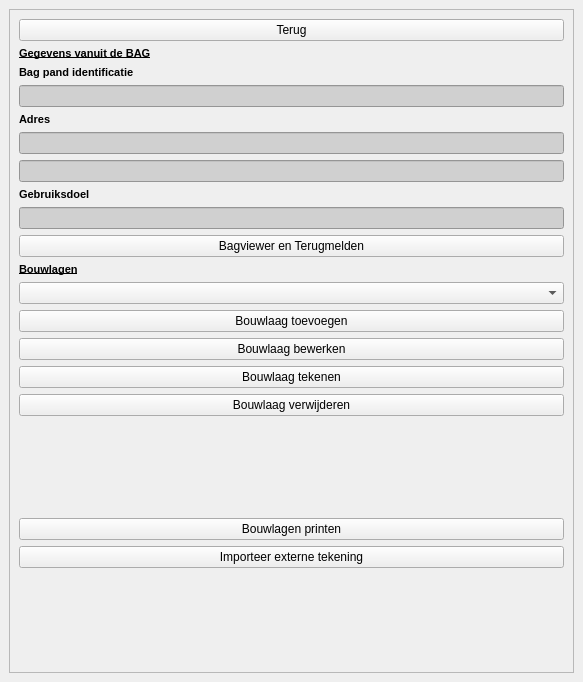
<?xml version="1.0" encoding="UTF-8"?>
<ui version="4.0">
 <class>Object</class>
 <widget class="QDockWidget" name="Object">
  <property name="geometry">
   <rect>
    <x>0</x>
    <y>0</y>
    <width>583</width>
    <height>682</height>
   </rect>
  </property>
  <property name="sizePolicy">
   <sizepolicy hsizetype="Preferred" vsizetype="Preferred">
    <horstretch>0</horstretch>
    <verstretch>0</verstretch>
   </sizepolicy>
  </property>
  <property name="minimumSize">
   <size>
    <width>109</width>
    <height>135</height>
   </size>
  </property>
  <property name="features">
   <set>QDockWidget::DockWidgetFloatable|QDockWidget::DockWidgetMovable</set>
  </property>
  <property name="windowTitle">
   <string>OIV Objecten</string>
  </property>
  <widget class="QWidget" name="dockWidgetContents">
   <layout class="QVBoxLayout" name="verticalLayout_2">
    <item>
     <widget class="QScrollArea" name="scrollArea">
      <property name="widgetResizable">
       <bool>true</bool>
      </property>
      <widget class="QWidget" name="scrollAreaWidgetContents">
       <property name="geometry">
        <rect>
         <x>0</x>
         <y>0</y>
         <width>563</width>
         <height>640</height>
        </rect>
       </property>
       <layout class="QVBoxLayout" name="verticalLayout_3">
        <item>
         <layout class="QVBoxLayout" name="verticalLayout">
          <item>
           <widget class="QPushButton" name="terug">
            <property name="text">
             <string>Terug</string>
            </property>
           </widget>
          </item>
          <item>
           <widget class="QLabel" name="label_12">
            <property name="sizePolicy">
             <sizepolicy hsizetype="Expanding" vsizetype="Fixed">
              <horstretch>0</horstretch>
              <verstretch>0</verstretch>
             </sizepolicy>
            </property>
            <property name="font">
             <font>
              <family>Arial</family>
              <pointsize>8</pointsize>
              <weight>75</weight>
              <bold>true</bold>
              <underline>true</underline>
              <strikeout>false</strikeout>
             </font>
            </property>
            <property name="text">
             <string>Gegevens vanuit de BAG</string>
            </property>
           </widget>
          </item>
          <item>
           <widget class="QLabel" name="label_8">
            <property name="sizePolicy">
             <sizepolicy hsizetype="Minimum" vsizetype="Fixed">
              <horstretch>0</horstretch>
              <verstretch>0</verstretch>
             </sizepolicy>
            </property>
            <property name="font">
             <font>
              <family>Arial</family>
              <pointsize>8</pointsize>
              <weight>75</weight>
              <bold>true</bold>
              <underline>false</underline>
              <strikeout>false</strikeout>
             </font>
            </property>
            <property name="text">
             <string>Bag pand identificatie</string>
            </property>
           </widget>
          </item>
          <item>
           <widget class="QLineEdit" name="pand_id">
            <property name="sizePolicy">
             <sizepolicy hsizetype="Minimum" vsizetype="Fixed">
              <horstretch>0</horstretch>
              <verstretch>0</verstretch>
             </sizepolicy>
            </property>
            <property name="acceptDrops">
             <bool>false</bool>
            </property>
            <property name="styleSheet">
             <string notr="true">background-color: rgb(208, 208, 208);
border-color: rgba(255, 255, 255, 0);</string>
            </property>
           </widget>
          </item>
          <item>
           <widget class="QLabel" name="label_9">
            <property name="sizePolicy">
             <sizepolicy hsizetype="Minimum" vsizetype="Fixed">
              <horstretch>0</horstretch>
              <verstretch>0</verstretch>
             </sizepolicy>
            </property>
            <property name="font">
             <font>
              <family>Arial</family>
              <pointsize>8</pointsize>
              <weight>75</weight>
              <bold>true</bold>
              <underline>false</underline>
              <strikeout>false</strikeout>
             </font>
            </property>
            <property name="text">
             <string>Adres</string>
            </property>
           </widget>
          </item>
          <item>
           <widget class="QLineEdit" name="adres_1">
            <property name="sizePolicy">
             <sizepolicy hsizetype="Minimum" vsizetype="Fixed">
              <horstretch>0</horstretch>
              <verstretch>0</verstretch>
             </sizepolicy>
            </property>
            <property name="acceptDrops">
             <bool>false</bool>
            </property>
            <property name="styleSheet">
             <string notr="true">background-color: rgb(208, 208, 208);
border-color: rgba(255, 255, 255, 0);</string>
            </property>
           </widget>
          </item>
          <item>
           <widget class="QLineEdit" name="adres_2">
            <property name="sizePolicy">
             <sizepolicy hsizetype="Minimum" vsizetype="Fixed">
              <horstretch>0</horstretch>
              <verstretch>0</verstretch>
             </sizepolicy>
            </property>
            <property name="acceptDrops">
             <bool>false</bool>
            </property>
            <property name="styleSheet">
             <string notr="true">background-color: rgb(208, 208, 208);
border-color: rgba(255, 255, 255, 0);</string>
            </property>
           </widget>
          </item>
          <item>
           <widget class="QLabel" name="label_10">
            <property name="sizePolicy">
             <sizepolicy hsizetype="Minimum" vsizetype="Fixed">
              <horstretch>0</horstretch>
              <verstretch>0</verstretch>
             </sizepolicy>
            </property>
            <property name="font">
             <font>
              <family>Arial</family>
              <pointsize>8</pointsize>
              <weight>75</weight>
              <bold>true</bold>
              <underline>false</underline>
              <strikeout>false</strikeout>
             </font>
            </property>
            <property name="text">
             <string>Gebruiksdoel</string>
            </property>
           </widget>
          </item>
          <item>
           <widget class="QLineEdit" name="gebruiksdoel">
            <property name="sizePolicy">
             <sizepolicy hsizetype="Minimum" vsizetype="Fixed">
              <horstretch>0</horstretch>
              <verstretch>0</verstretch>
             </sizepolicy>
            </property>
            <property name="acceptDrops">
             <bool>false</bool>
            </property>
            <property name="styleSheet">
             <string notr="true">background-color: rgb(208, 208, 208);
border-color: rgba(255, 255, 255, 0);</string>
            </property>
           </widget>
          </item>
          <item>
           <widget class="QPushButton" name="terugmelden">
            <property name="text">
             <string>Bagviewer en Terugmelden</string>
            </property>
           </widget>
          </item>
          <item>
           <widget class="QLabel" name="label_15">
            <property name="sizePolicy">
             <sizepolicy hsizetype="Minimum" vsizetype="Fixed">
              <horstretch>0</horstretch>
              <verstretch>0</verstretch>
             </sizepolicy>
            </property>
            <property name="font">
             <font>
              <family>Arial</family>
              <pointsize>8</pointsize>
              <weight>75</weight>
              <bold>true</bold>
              <underline>true</underline>
              <strikeout>false</strikeout>
             </font>
            </property>
            <property name="text">
             <string>Bouwlagen</string>
            </property>
           </widget>
          </item>
          <item>
           <widget class="QComboBox" name="comboBox">
            <property name="sizePolicy">
             <sizepolicy hsizetype="Minimum" vsizetype="Fixed">
              <horstretch>0</horstretch>
              <verstretch>0</verstretch>
             </sizepolicy>
            </property>
            <property name="maxVisibleItems">
             <number>30</number>
            </property>
           </widget>
          </item>
          <item>
           <widget class="QPushButton" name="bouwlaag_toevoegen">
            <property name="text">
             <string>Bouwlaag toevoegen</string>
            </property>
           </widget>
          </item>
          <item>
           <widget class="QPushButton" name="bouwlaag_bewerken">
            <property name="text">
             <string>Bouwlaag bewerken</string>
            </property>
           </widget>
          </item>
          <item>
           <widget class="QPushButton" name="tekenen">
            <property name="text">
             <string>Bouwlaag tekenen</string>
            </property>
           </widget>
          </item>
          <item>
           <widget class="QPushButton" name="delete_f">
            <property name="text">
             <string>Bouwlaag verwijderen</string>
            </property>
           </widget>
          </item>
          <item>
           <spacer name="verticalSpacer_2">
            <property name="orientation">
             <enum>Qt::Vertical</enum>
            </property>
            <property name="sizeHint" stdset="0">
             <size>
              <width>20</width>
              <height>0</height>
             </size>
            </property>
           </spacer>
          </item>
          <item>
           <widget class="QPushButton" name="printen">
            <property name="text">
             <string>Bouwlagen printen</string>
            </property>
           </widget>
          </item>
          <item>
           <widget class="QPushButton" name="import_2">
            <property name="text">
             <string>Importeer externe tekening</string>
            </property>
           </widget>
          </item>
          <item>
           <spacer name="verticalSpacer">
            <property name="orientation">
             <enum>Qt::Vertical</enum>
            </property>
            <property name="sizeHint" stdset="0">
             <size>
              <width>20</width>
              <height>0</height>
             </size>
            </property>
           </spacer>
          </item>
         </layout>
        </item>
       </layout>
      </widget>
     </widget>
    </item>
   </layout>
  </widget>
 </widget>
 <resources/>
 <connections/>
</ui>
